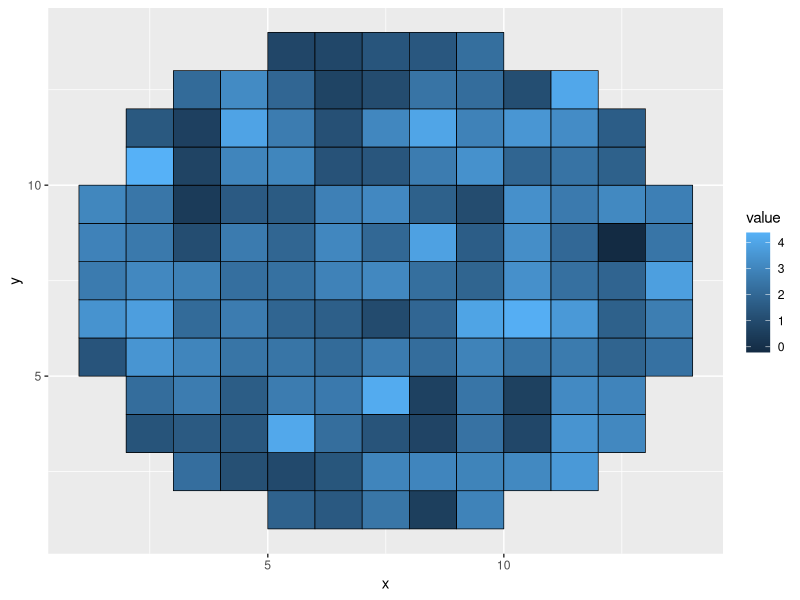
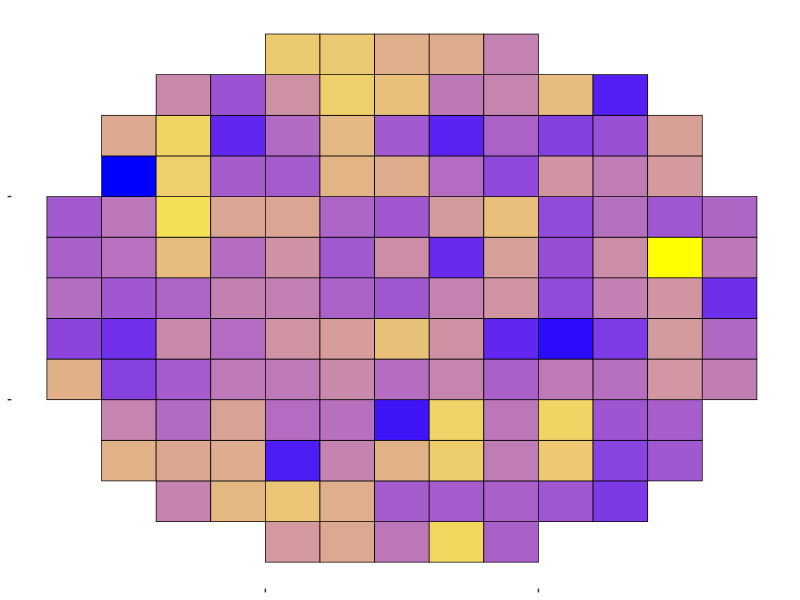

These figures' R source, in order:
library(ggplot2)
#設定坐標
x <- c(5,5,rep(6:9,each=4),10,10,3,3,rep(4:11,each=4),12,12,2,2, rep(3:12,each=4),13,13,2,2,rep(3:12,each=4),13,13,1,1,rep(2:13,each=4),14,14,1,1,rep(2:13,each=4),14,14,1,1,rep(2:13,each=4),14,14,1,1,rep(2:13,each=4),14,14,1,1,rep(2:13,each=4),14,14, 2,2, rep(3:12,each=4),13,13, 2,2, rep(3:12,each=4),13,13, 3,3,rep(4:11,each=4),12,12, 5,5,rep(6:9,each=4),10,10)
y1 <- c(1,2,2,1)
y <- c(rep(y1,5),rep(y1+1,9),rep(y1+2,11), rep(y1+3,11),rep(y1+4,13), rep(y1+5,13), rep(y1+6,13),rep(y1+7,13), rep(y1+8,13), rep(y1+9,11), rep(y1+10,11), rep(y1+11,9), rep(y1+12,5))

ids <- factor(c(1:137))
value <- data.frame(
        id = ids,
        value= c(rnorm(137,mean=2.5))
)
positions <- data.frame(id=rep(ids,each=4),x,y) 
datapoly <- merge(value,positions,by=c("id"))
p <- ggplot(datapoly, aes(x,y)) + geom_polygon(aes(fill=value, group=id),color = "black", size = 0.25) 
p
#設定顏色
p= p+scale_fill_gradient(low = "yellow", high = "blue")  
#去除xy軸..etc
p+theme_bw()+theme(panel.grid=element_blank(),panel.border=element_blank(),
                   axis.line=element_blank(),axis.title.x = element_blank(),
                   axis.title.y = element_blank(),axis.text.x = element_blank(),axis.text.y = element_blank(),
                   legend.position = "none")
